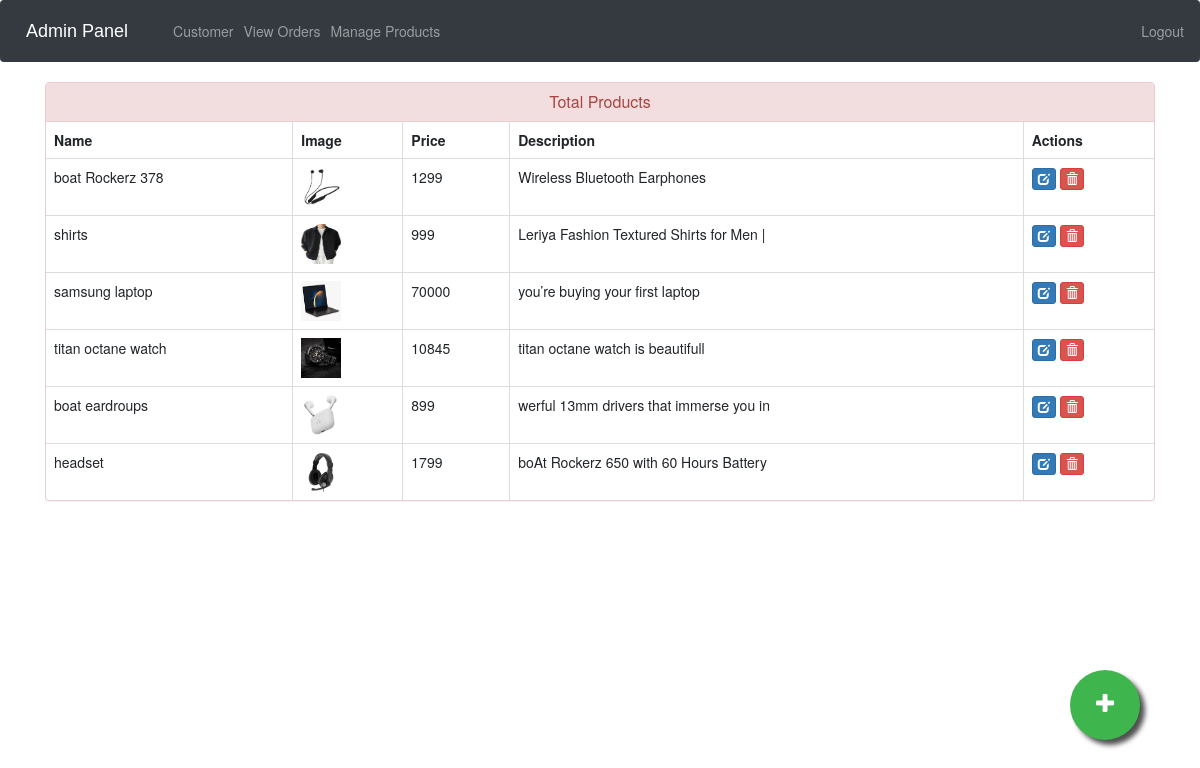
The page /admin-products (signed in) on the database its author committed.
### ecom/models.py (models this page shows, shortened)
class Product(models.Model):
    name=models.CharField(max_length=40)
    product_image= models.ImageField(upload_to='product_image/',null=True,blank=True)
    price = models.PositiveIntegerField()
    description=models.CharField(max_length=40)

### ecom/views.py (the view)
# urls.py: path('admin-products', views.admin_products_view,name='admin-products'),
@login_required(login_url='adminlogin')
def admin_products_view(request):
    products=models.Product.objects.all()
    return render(request,'ecom/admin_products.html',{'products':products})

### templates/ecom/admin_products.html (shortened to what this page needs)
{% extends 'ecom/admin_base.html' %}
{% load static %}
{% block content %}
<head>
  <link href="//netdna.bootstrapcdn.com/bootstrap/3.0.0/css/bootstrap.min.css" rel="stylesheet" id="bootstrap-css">
</head>
<div class="container">
  <div class="panel panel-danger">
    <div class="panel-heading">
      <h6 class="panel-title">Total Products</h6>
    </div>
    <table class="table table-hover table-bordered" id="dev-table">
      <thead>
        <tr>
          <th>Name</th>
          <th>Image</th>
          <th>Price</th>
          <th>Description</th>
          <th>Actions</th>
        </tr>
      </thead>
      {% for p in products %}
  {% if p %}
      <tr>
        <td> {{p.name}}</td>
        <td> <img src="{% static p.product_image.url %}" alt="Profile Pic" height="40px" width="40px" /></td>
        <td>{{p.price}}</td>
        <td>{{p.description}}</td>
        <td><a class="btn btn-primary btn-xs" href="{% url 'update-product' p.id  %}"><span class="glyphicon glyphicon-edit"></span></a>
          <a class="btn btn-danger btn-xs" href="{% url 'delete-product' p.id  %}"><span class="glyphicon glyphicon-trash"></span></a></td>
      </tr>
      {%else%}
      <br><br><br>
      <h1>No Products!!</h1>
      {% endif %}
      {% endfor %}
    </table>
  </div>
</div>
<a href="/admin-add-product" class="float">
<i class="fa fa-plus my-float"></i>
</a>
{% endblock content %}

### templates/ecom/admin_base.html (style rules this page uses)
.fa { font-size: 23px; width: 60px; text-align: center; text-decoration: none; margin: 5px 2px; border-radius: 50%; }

### templates/ecom/admin_products.html (style rules this page uses)
a:link { text-decoration: none; }
h6 { text-align: center; }
.float { position:fixed; width:70px; height:70px; bottom:60px; right:60px; background-color:#3eb54d; color:#FFF; border-radius:50px; text-align:center; box-shadow: 5px 5px 5px #505050; }
.my-float { margin-top:22px; }

### rows shown on the page
Product: name "boat Rockerz 378", product_image (picture), price "1299", description "Wireless Bluetooth Earphones"
Product: name "shirts", product_image (picture), price "999", description "Leriya Fashion Textured Shirts for Men |"
Product: name "samsung laptop", product_image (picture), price "70000", description "you’re buying your first laptop"
Product: name "titan octane watch", product_image (picture), price "10845", description "titan octane watch is beautifull"
Product: name "boat eardroups", product_image (picture), price "899", description "werful 13mm drivers that immerse you in"
Product: name "headset", product_image (picture), price "1799", description "boAt Rockerz 650 with 60 Hours Battery"
